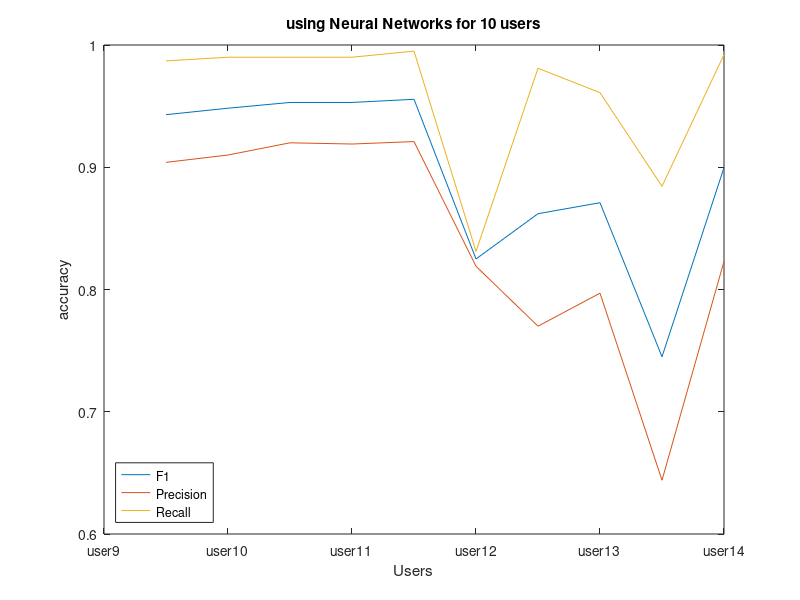

Recreate this plot in MATLAB.
set(gca,'XTick',[1:10]);
users={'user9','user10','user11','user12','user13','user14','user16','user17','user18','user19'};
nnf1=[0.943,0.9483,0.953,0.953,0.9556,0.825,0.862,0.871,0.745,0.8997];
nnpre=[0.904,0.91,0.92,0.919,0.921,0.819,0.77,0.797,0.644,0.823];
nnrec=[0.987,0.99,0.99,0.99,0.995,0.8311,0.981,0.961,0.8844,0.9922];
figure(1);
ylim([0,2]);
plot(nnf1);
% for i=1:10
%  Names(i,:)=users(i);
% end
% set(gca, 'xTickLabels',[0:100]); 
xlabel('Users');
ylabel('accuracy');
set(gca, 'XTickLabel',users);
title('using Neural Networks for 10 users');
%figure(2);
hold on;
%ylim([0,2]);
plot(nnpre);
% for i=1:10
%  Names(i,:)=users(i);
% end
% set(gca, 'xTickLabels',[0:100]); 
% xlabel('Users');
% ylabel('precision');
% set(gca, 'XTickLabel',users);
% title('precision using Neural Networks for 10 users');
% figure(3);
% ylim([0,2]);
plot(nnrec);
% for i=1:10
%  Names(i,:)=users(i);
% end
% set(gca, 'xTickLabels',[0:100]); 
% xlabel('Users');
% ylabel('Recall');
% set(gca, 'XTickLabel',users);
% title('Recall using Neural networks for 10 users');
legend({'F1','Precision','Recall'},'Location','southwest');
